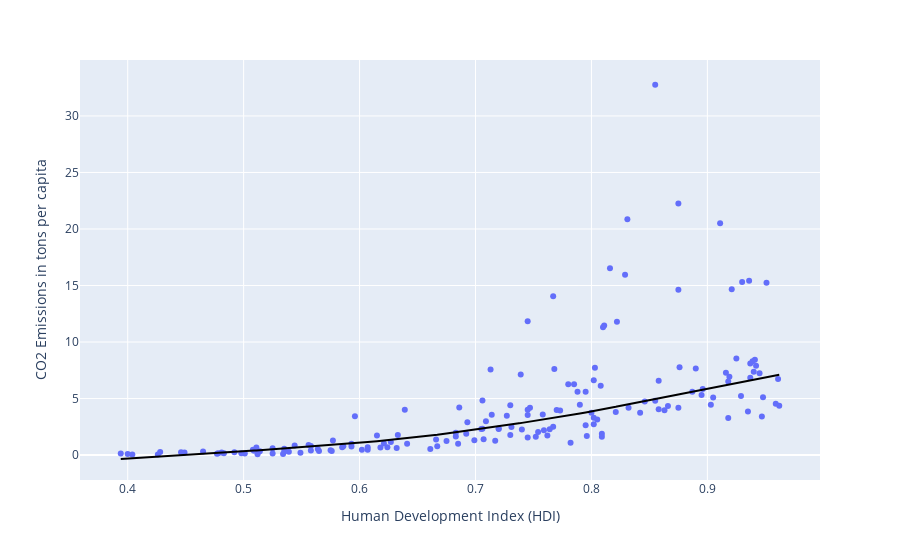

This figure's notebook cell:
### Markdown cell above
The plot above displays countries and their emissions represented in tons per capita, the countries are sorted on HDI, ascending from left to right. In the plot it can be seen that the emissions increase towards the right end of the chart, where the countries with a higer HDI sit. From this figure a conclusion can be drawn; the higher the HDI of a country is, the higher its emissions per capita. This conclusion is backed up by the following article from the IMF: https://www.imf.org/en/Publications/fandd/issues/2021/09/climate-change-and-inequality-guivarch-mejean-taconet

### Code cell
dataset['Human Development Index (HDI) '] = pd.to_numeric(dataset['Human Development Index (HDI) '], errors='coerce')

dataset.sort_values('Human Development Index (HDI) ', ascending=False, inplace=True)

fig = px.scatter(dataset, x="Human Development Index (HDI) ", y="TonsPerCapita", trendline="lowess", trendline_color_override="black")
fig.update_yaxes(title="CO2 Emissions in tons per capita")
fig.show()

### Figure 1 — Plotly figure (JSON) as saved in the notebook; plotly's stock layout.template omitted (floating-point values rounded to 4 significant figures; data arrays with more than 128 entries replaced by an {"elided": "..."} marker saying what was removed)
{"data": [{"hovertemplate": "Human Development Index (HDI) =%{x}<br>TonsPerCapita=%{y}<extra></extra>", "legendgroup": "", "marker": {"color": "#636efa", "symbol": "circle"}, "mode": "markers", "name": "", "orientation": "v", "showlegend": false, "type": "scatter", "x": {"elided": "181 float values"}, "xaxis": "x", "y": {"elided": "181 float values"}, "yaxis": "y"}, {"hovertemplate": "<b>LOWESS trendline</b><br><br>Human Development Index (HDI) =%{x}<br>TonsPerCapita=%{y} <b>(trend)</b><extra></extra>", "legendgroup": "", "line": {"color": "black"}, "marker": {"color": "#636efa", "symbol": "circle"}, "mode": "lines", "name": "", "showlegend": false, "type": "scatter", "x": {"elided": "163 float values"}, "xaxis": "x", "y": {"elided": "163 float values"}, "yaxis": "y"}], "layout": {"legend": {"tracegroupgap": 0}, "margin": {"t": 60}, "xaxis": {"anchor": "y", "domain": [0, 1], "title": {"text": "Human Development Index (HDI) "}}, "yaxis": {"anchor": "x", "domain": [0, 1], "title": {"text": "CO2 Emissions in tons per capita"}}}}
